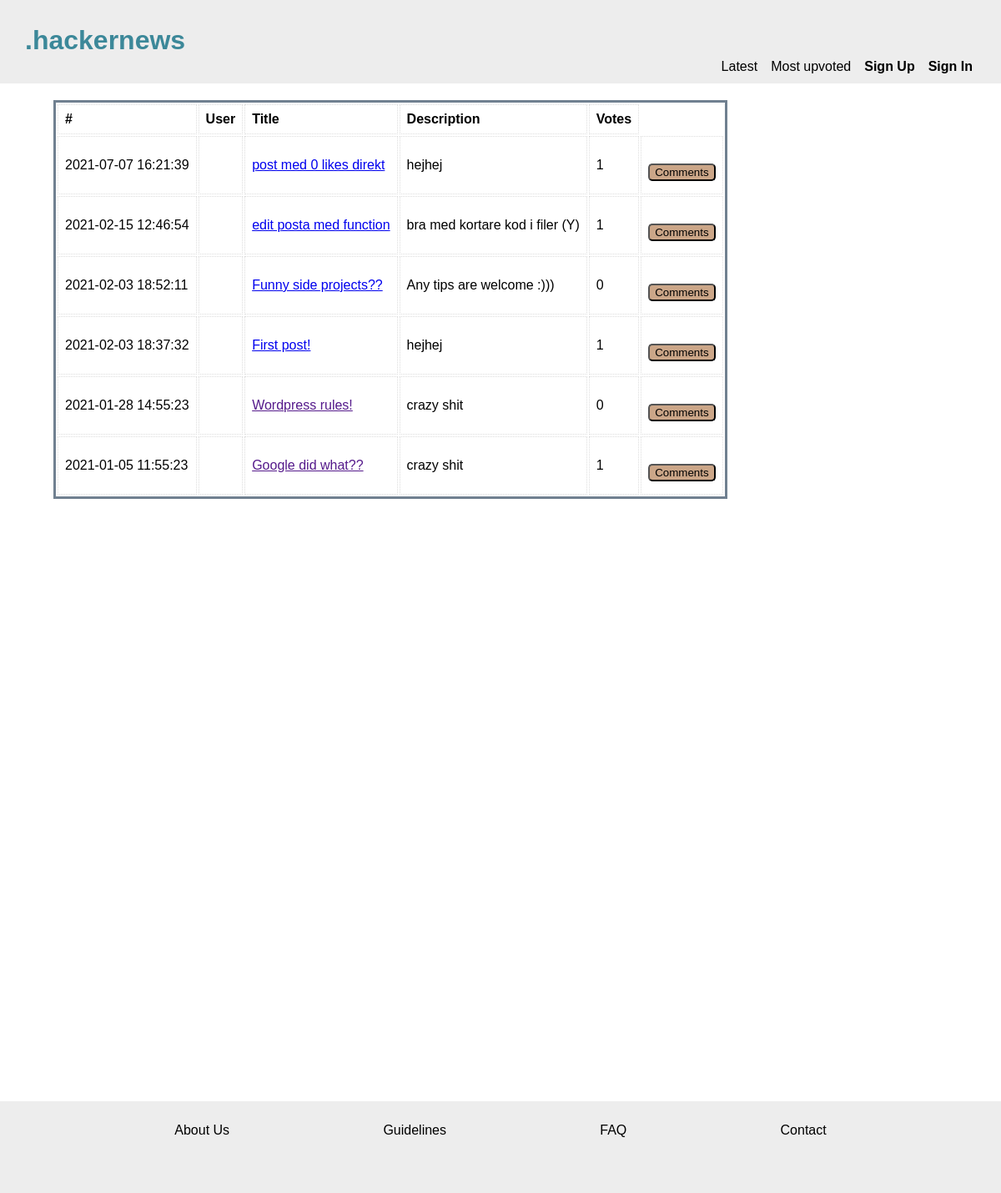
Before: / with the older database file.
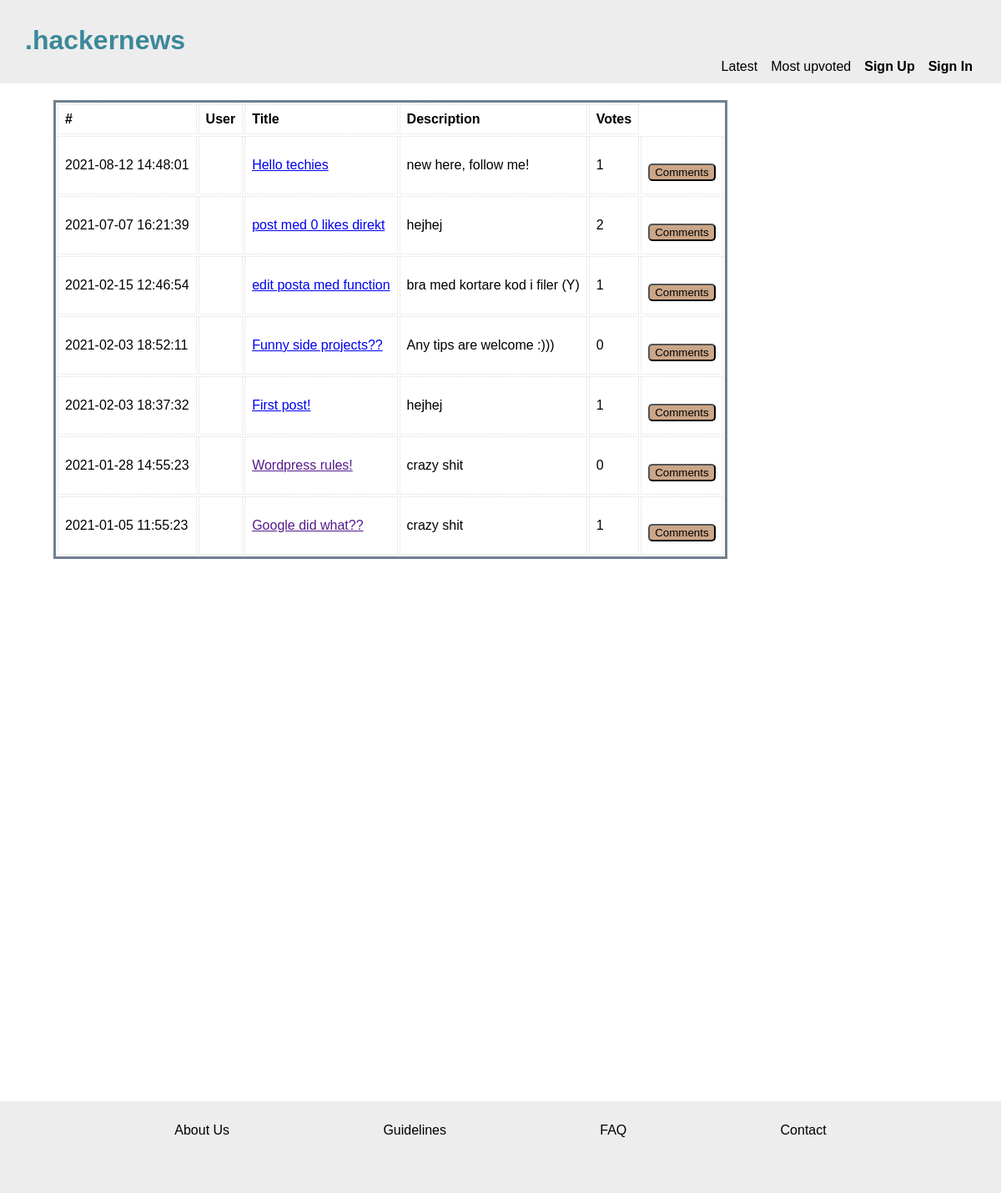
After: the same page with the newer database file.
### tables this page shows
CREATE TABLE posts (
	id INTEGER PRIMARY KEY, 
	users_id INT NOT NULL, 
	author VARCHAR NOT NULL, 
	title VARCHAR, 
	description VARCHAR, 
	link VARCHAR, 
	upvotes INT, 
	published TIMESTAMP NOT NULL,  
	FOREIGN KEY (users_id) REFERENCES users( id), 
	FOREIGN KEY (author) REFERENCES users(username));

### app/functions.php (called while the page is built, shortened)
<?php
function getLatestPosts(PDO $pdo)
{
    $statement = $pdo->prepare('SELECT * FROM posts ORDER BY published DESC');
    $statement->execute();
    $posts = $statement->fetchAll(PDO::FETCH_ASSOC);
    return $posts;
}

### index.php (the view, shortened to what this page needs)
<?php
require __DIR__ . '/app/autoload.php';
require __DIR__ . '/views/header.php';
?>
<main class="boxXL">
    <table class="tablePosts">
        <?php if (isset($_GET['order'])) {
            $posts = getTopPosts($pdo);
        } else {
            $posts = getLatestPosts($pdo);
        } ?>
        <tbody class="tbodyPost">
            <tr>
                <th>#</th>
                <th>User</th>
                <th>Title</th>
                <th>Description</th>
                <th>Votes</th>
            </tr>
            <?php foreach ($posts as $post) : ?>
                <tr class="row-post">
                    <td><?= $post['published']; ?></td>
                    <td><?php if (isset($_SESSION['user'])) : ?>
                            <?php if ($post['author'] === $_SESSION['user']['username']) : ?>
                                <b><?= $post['author']; ?></b>
                                <form action="/editPost.php?post_id=<?= $post['id'] ?>" method="POST">
                                    <button type="submit" name="edit">Edit Post</button>
                                </form>
                            <?php else :
                                echo $post['author']; ?>
                            <?php endif; ?>
                        <?php endif; ?>
                    </td>
                    <td><a href="<?= $post['link']; ?>"> <?= $post['title']; ?></a></td>
                    <td><?= $post['description']; ?></td>
                    <td><?= $post['upvotes']; ?></td>
                    <td>
                        <form action="/singlePost.php" method="POST">
                            <button type="submit" name="show">Comments</button>
                        </form>
                </tr>
        </tbody>
    <?php endforeach; ?>
    </table>
</main>
<?php require __DIR__ . '/views/footer.php'; ?>

### views/header.php (shortened to what this page needs)
<!DOCTYPE html>
<html lang="en">
<head>
    <link rel="stylesheet" href="/assets/css/global.css">
    <link rel="stylesheet" href="/assets/css/header.css">
    <link rel="stylesheet" href="/assets/css/index.css">
    <link rel="stylesheet" href="/assets/css/footer.css">
    <link rel="stylesheet" href="/assets/css/forms.css">
    <link rel="stylesheet" href="/assets/css/login.css">
    <link rel="stylesheet" href="/assets/css/profile.css">
</head>
<body>
    <header>
        <h1><a href="index.php" id="titleLink">.hackernews</a></h1>
        <nav>
            <a href="index.php?order=latest">Latest</a>
            <a href="index.php?order=votes">Most upvoted</a>
            <?php if (isset($_SESSION['user'])) : ?>
                <a href="createPost.php" class="bold">Create Post</a>
                <a href="profile.php" class="bold">My Profile</a>
                <a href="app/users/logout.php" class="bold" >Log Out</a>
            <?php else : ?>
                <a href="login.php" class="bold">Sign Up</a>
                <a href="login.php" class="bold">Sign In</a>
            <?php endif; ?>
        </nav>
    </header>

### views/footer.php (shortened to what this page needs)
<footer>
    <nav>
        <a href="xx">About Us</a>
        <a href="xx">Guidelines</a>
        <a href="xx">FAQ</a>
        <a href="xx">Contact</a>
    </nav>
</footer>
</body>
</html>

### assets/css/global.css (style rules this page uses)
* { box-sizing: border-box; margin: 0; font-family: Arial, Helvetica, sans-serif; }
body { height: 100%; width: 100%; }
:root { --header-footer-bg: rgb(237, 237, 237); --main-bg: rgb(237, 237, 237); --btn: rgb(203, 166, 136); --btn-dark: rgb(170, 139, 114); --title-heading: rgb(60, 136, 153); }

### assets/css/header.css (style rules this page uses)
header { background-color: var(--header-footer-bg); text-align: left; font-family: 'Arial'; font-size: 1rem; padding: 30px; height: 100px; position: absolute; top: 0; width: 100%; z-index: 2; }
#titleLink { text-decoration: none; color: var(--title-heading); }
nav { display: flex; justify-content: flex-end; margin: 4px; }
header nav a { color: black; font-size: 1rem; text-decoration: none; margin-left: 1rem; }
.bold { font-weight: bold; }

### assets/css/index.css (style rules this page uses)
.boxXL { margin: 2rem; min-height: 100vh; z-index: 1; max-width: 1000px; margin-top: 120px; }
.tablePosts { max-height: fit-content; min-width: 350px; border: slategray; border-style: solid; margin-left: 2rem; }
td, th { border: 1px dotted #dddddd; text-align: left; padding: 8px; }
.row-post { height: 70px; }

### assets/css/footer.css (style rules this page uses)
footer { background-color: var(--header-footer-bg); text-align: center; font-family: "Arial"; font-size: 1.2rem; bottom: 0; padding: 15px; height: 6rem; width: 100%; margin-top: 50vh; z-index: 0; }
footer nav { display: flex; flex-direction: column; justify-content: space-evenly; margin: 10px; line-height: 20px; }
nav a { color: black; font-size: 1rem; text-decoration: none; }
@media screen and (min-width: 700px) { footer { font-size: 1.5rem; height: 110px; } }
@media screen and (min-width: 700px) { footer nav { display: flex; flex-direction: row; justify-content: space-evenly; margin: 10px; } }

### assets/css/forms.css (style rules this page uses)
form { display: flex; flex-direction: column; line-height: 1.5rem; }
button { border-radius: 5px; max-width: 100px; background-color: var(--btn); margin-top: 1rem; }

Changed rows visible on the page:
added posts: published "2021-08-12 14:48:01", title "Hello techies", description "new here, follow me!", upvotes "1"
changed posts "post med 0 likes direkt": upvotes "1" → "2"
